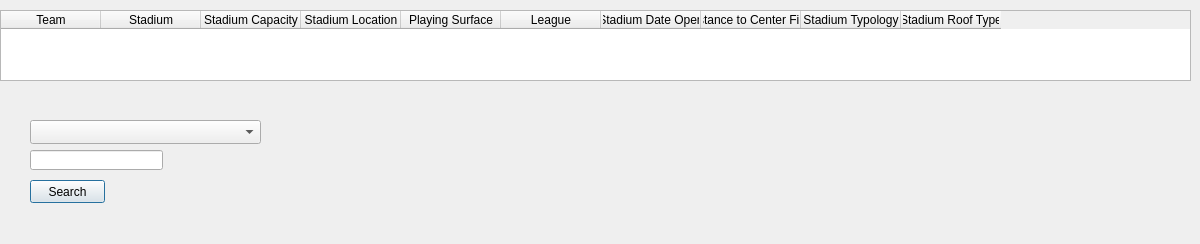
<?xml version="1.0" encoding="UTF-8"?>
<ui version="4.0">
 <class>databaseNameView</class>
 <widget class="QDialog" name="databaseNameView">
  <property name="geometry">
   <rect>
    <x>0</x>
    <y>0</y>
    <width>1200</width>
    <height>244</height>
   </rect>
  </property>
  <property name="maximumSize">
   <size>
    <width>1200</width>
    <height>16777215</height>
   </size>
  </property>
  <property name="windowTitle">
   <string>Dialog</string>
  </property>
  <widget class="QPushButton" name="pushButton">
   <property name="geometry">
    <rect>
     <x>30</x>
     <y>180</y>
     <width>75</width>
     <height>23</height>
    </rect>
   </property>
   <property name="text">
    <string>Search</string>
   </property>
  </widget>
  <widget class="QLineEdit" name="lineEdit">
   <property name="geometry">
    <rect>
     <x>30</x>
     <y>150</y>
     <width>133</width>
     <height>20</height>
    </rect>
   </property>
  </widget>
  <widget class="QTableWidget" name="tableWidget">
   <property name="geometry">
    <rect>
     <x>0</x>
     <y>10</y>
     <width>1191</width>
     <height>71</height>
    </rect>
   </property>
   <column>
    <property name="text">
     <string>Team</string>
    </property>
   </column>
   <column>
    <property name="text">
     <string>Stadium</string>
    </property>
   </column>
   <column>
    <property name="text">
     <string>Stadium Capacity</string>
    </property>
   </column>
   <column>
    <property name="text">
     <string>Stadium Location</string>
    </property>
   </column>
   <column>
    <property name="text">
     <string>Playing Surface</string>
    </property>
   </column>
   <column>
    <property name="text">
     <string>League</string>
    </property>
   </column>
   <column>
    <property name="text">
     <string>Stadium Date Open</string>
    </property>
   </column>
   <column>
    <property name="text">
     <string>Distance to Center Field</string>
    </property>
   </column>
   <column>
    <property name="text">
     <string>Stadium Typology</string>
    </property>
   </column>
   <column>
    <property name="text">
     <string>Stadium Roof Type</string>
    </property>
   </column>
  </widget>
  <widget class="QComboBox" name="teamsComboBox">
   <property name="geometry">
    <rect>
     <x>30</x>
     <y>120</y>
     <width>231</width>
     <height>24</height>
    </rect>
   </property>
  </widget>
 </widget>
 <resources/>
 <connections/>
</ui>
